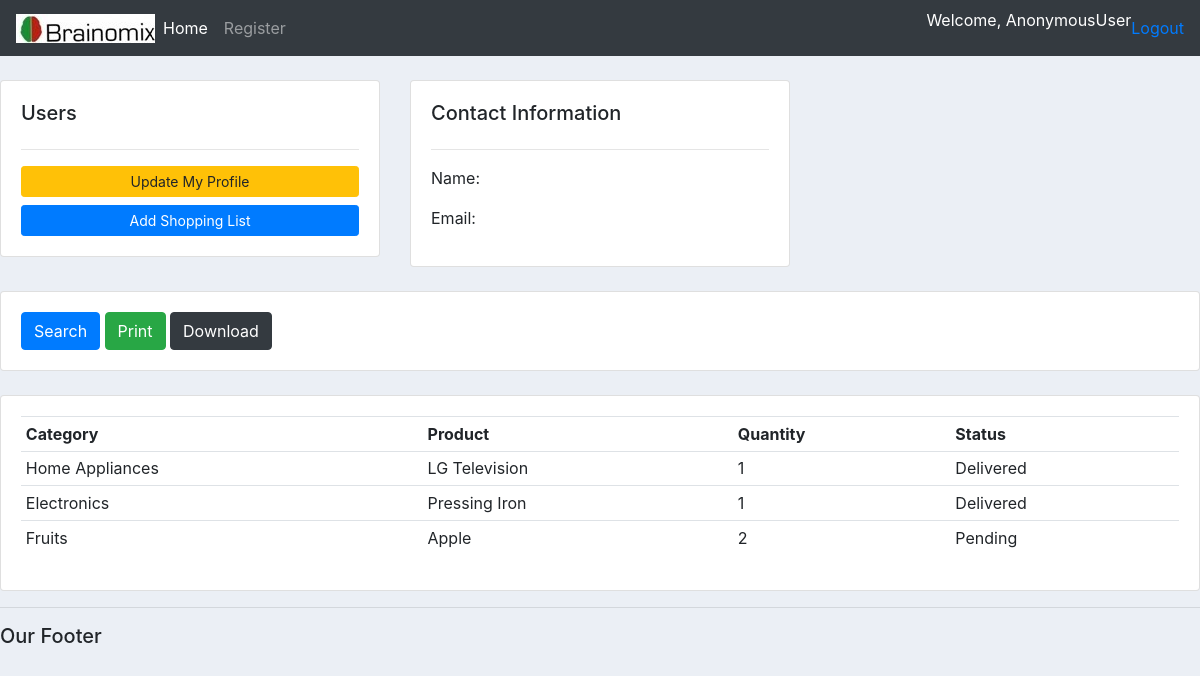
Page /list on the committed database.
### accounts/models.py (models this page shows, shortened)
class Order(models.Model):
    STATUS = (
        ('Pending', 'Pending'),
        ('Out for delivery', 'Out for delivery'),
        ('Delivered', 'Delivered'),
    )
    CATEGORY = (
        ('Food', 'Food'),
        ('Clothing', 'Clothing'),
        ('Home Appliances', 'Home Appliances'),
        ('Groceries', 'Groceries'),
        ('Medical Aids', 'Medical Aids'),
    )
    category = models.CharField(max_length=30, null=False)
    product = models.CharField(max_length=30, null=False)
    date_created =models.DateTimeField(auto_now_add=True, null=True)
    status = models.CharField(max_length=200, null=True, choices=STATUS)
    quantity = models.PositiveSmallIntegerField(null=True)

### accounts/views.py (the view)
# urls.py: path('list', views.list, name="list"),
def list(request):
   orders = Order.objects.all()
   return render(request, 'accounts/view_list.html', {'orders':orders})

### accounts/templates/accounts/view_list.html
{% extends 'accounts/main.html' %}
{% block content %}
    <br>
<div class="row">
    <div class="col-md">
        <div class="card card-body">
            <h5> Users </h5>
            <hr>
            <a class="btn btn-warning btn-sm btn-block" href="">Update My Profile</a>
            <a class="btn btn-primary btn-sm btn-block" href="{% url 'create_order' user.id %}">Add Shopping List</a>
        </div>
    </div>
    <div class="col-md">
        <div class="card card-body">
            <h5>Contact Information</h5>
            <hr>
            <p>Name: {{ user.username }}</p>
            <p>Email: {{ user.email }}</p>
        </div>
    </div>
    <div class="col-md">
    </div>
</div>
<br>
<div class="row">
    <div class="col">
        <div class="card card-body">
            <form method="get">
            <button class="btn btn-primary" type="submit"> Search</button>
                 <button class="btn btn-success" type="submit"> Print</button>
                 <button class="btn btn-dark" type="submit"> Download</button>
            </form>
        </div>
    </div>
</div>
<br>
<div class="row">
    <div class="col-md">
        <div class="card card-body">
            <table class="table table-sm">
                <tr>
                    <th>Category</th>
                    <th>Product</th>
                    <th>Quantity</th>
                    <th>Status</th>
                </tr>
           {% for order in orders %}
                <tr>
                    <td>{{ order.category }}</td>
                    <td>{{ order.product }}</td>
                    <td>{{ order.quantity }}</td>
                    <td>{{ order.status }}</td>
                </tr>
           {% endfor %}
            </table>
        </div>
    </div>
</div>
{% endblock %}

### accounts/static/css/main.css (style rules this page uses)
body { background-color: #ebeff5; }

### rows in the picture
Order: category "Home Appliances", product "LG Television", quantity "1", status "Delivered"
Order: category "Electronics", product "Pressing Iron", quantity "1", status "Delivered"
Order: category "Fruits", product "Apple", quantity "2", status "Pending"

### other values in the picture
{{ request.user }} "AnonymousUser"
